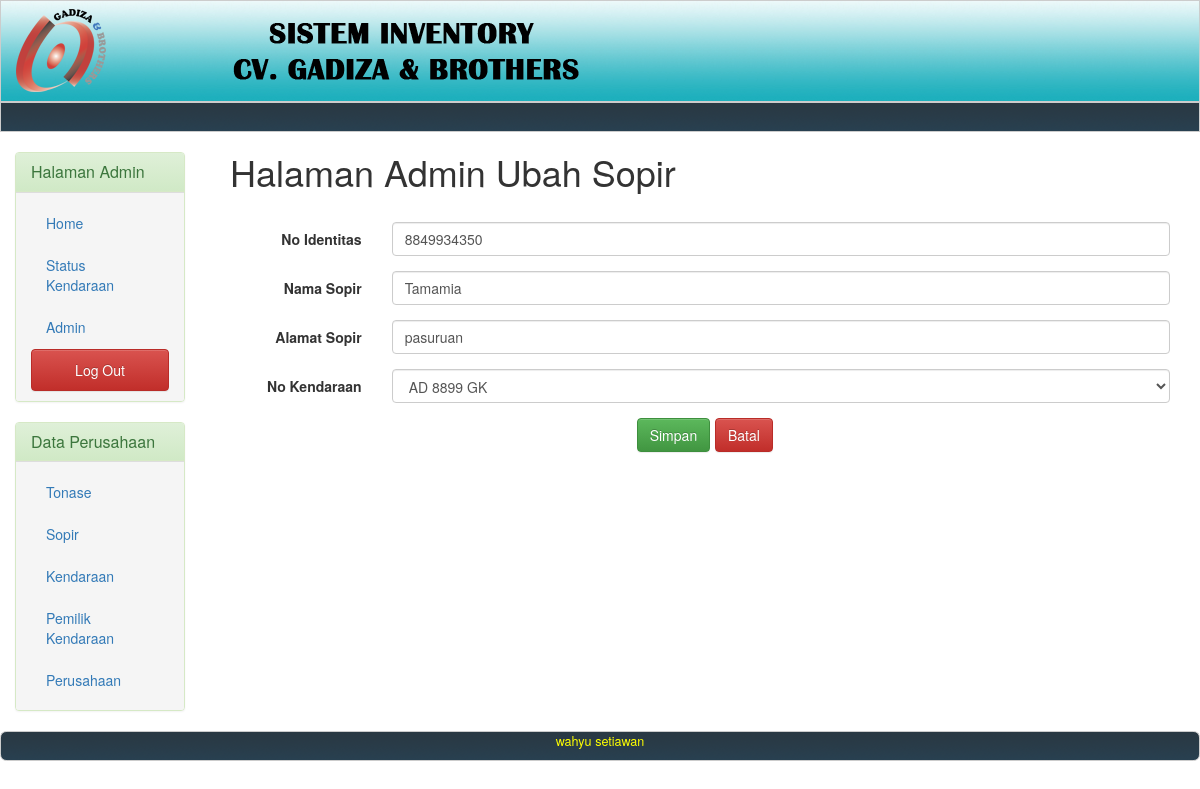
The app's page /index.php?page=sopir&act=ubah&id=4 (signed in) with its own data.
### tables this page shows
CREATE TABLE IF NOT EXISTS `sopir` (
  `id` int(11) NOT NULL,
  `noidentitas` varchar(50) NOT NULL DEFAULT '0',
  `nama` varchar(50) NOT NULL DEFAULT '0',
  `alamat` varchar(50) NOT NULL DEFAULT '0',
  `no_kendaraan` varchar(50) NOT NULL DEFAULT '0'
);

### control/sopir.php (called while the page is built, shortened)
<?php
function ambilSopir($id) {
    $data = mysql_query("select * from sopir where id = " . $id . "") or exit(mysql_error());
    $return = mysql_fetch_assoc($data);
    return $return;
}

### control/kendaraan.php (called while the page is built, shortened)
<?php
function ambilSemuaKendaraan() {
    $return = array();
    $data = mysql_query("select * from kendaraan") or exit(mysql_error());
    while ($hasil = mysql_fetch_assoc($data)) {
        $return[] = $hasil;
    }
    return $return;
}

### page/sopir/ubahsopir.php (the view, shortened to what this page needs)
<div class="col-md-12">
    <h1>Halaman Admin Ubah Sopir</h1>
    <br>
    <?php $valueubah = ambilSopir($_GET['id']) ?>
    <form class="form-horizontal" id="sopir" action="?page=<?php echo $_GET['page'] ?>" method="post">
        <div class="form-group">
            <label for="noidentitas" class="col-sm-2 control-label">No Identitas</label>
            <div class="col-sm-10">
                <input class="form-control" name="noidentitas" value="<?php echo $valueubah['noidentitas'] ?>" type="text" id="noidentitas" placeholder="No Identitas">
            </div>
        </div>
        <div class="form-group">
            <label for="nama" class="col-sm-2 control-label">Nama Sopir</label>
            <div class="col-sm-10">
                <input class="form-control" name="namasopir" value="<?php echo $valueubah['nama'] ?>" type="text" id="nama" placeholder="Nama Sopir">
            </div>
        </div>
        <div class="form-group">
            <label for="alamat" class="col-sm-2 control-label">Alamat Sopir</label>
            <div class="col-sm-10">
                <input class="form-control" name="alamatsopir" value="<?php echo $valueubah['alamat'] ?>" type="text" id="alamat" placeholder="Alamat Sopir">
            </div>
        </div>
        <div class="form-group">
            <label for="nokendaraan" class="col-sm-2 control-label">No Kendaraan</label>
            <div class="col-sm-10">
                <select id="nokendaraan" name="nokendaraan" class="form-control">
                    <?php
                    foreach (ambilSemuaKendaraan() as $value) {
                        if ($valueubah['no_kendaraan'] == $value['no_kendaraan']) {
                            ?>
                            <option value="<?php echo $value['no_kendaraan'] ?>" selected="true"><?php echo $value['no_kendaraan'] ?></option>
                        <?php } else { ?>
                            <option value="<?php echo $value['no_kendaraan'] ?>"><?php echo $value['no_kendaraan'] ?></option>
                            <?php
                        }
                    }
                    ?>
                </select>
            </div>
        </div>
        <div>
            <div class="col-sm-offset-5 col-sm-1">
                <button type="submit" name="ubahsopir" class="btn btn-success" onclick="submitSopir()">Simpan</button>
            </div>
            <div class="col-sm-1">
                <button type="button" class="btn btn-danger" onclick="window.history.back()">Batal</button>
            </div>
        </div>
    </form>
</div>

### records on screen
sopir: noidentitas "8849934350", namasopir "Tamamia", alamatsopir "pasuruan"

### other values on screen
form field nokendaraan "AD 8899 GK"
